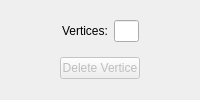
            <widget class="QWidget" name="page_13">
             <layout class="QVBoxLayout" name="verticalLayout_23">
              <item>
               <layout class="QHBoxLayout" name="horizontalLayout_24">
                <item>
                 <spacer name="horizontalSpacer_49">
                  <property name="orientation">
                   <enum>Qt::Horizontal</enum>
                  </property>
                  <property name="sizeHint" stdset="0">
                   <size>
                    <width>40</width>
                    <height>20</height>
                   </size>
                  </property>
                 </spacer>
                </item>
                <item>
                 <widget class="QLabel" name="label_86">
                  <property name="text">
                   <string>Vertices:</string>
                  </property>
                 </widget>
                </item>
                <item>
                 <widget class="QLineEdit" name="lineEditVertices">
                  <property name="maximumSize">
                   <size>
                    <width>25</width>
                    <height>16777215</height>
                   </size>
                  </property>
                  <property name="text">
                   <string/>
                  </property>
                  <property name="readOnly">
                   <bool>true</bool>
                  </property>
                 </widget>
                </item>
                <item>
                 <spacer name="horizontalSpacer_48">
                  <property name="orientation">
                   <enum>Qt::Horizontal</enum>
                  </property>
                  <property name="sizeHint" stdset="0">
                   <size>
                    <width>40</width>
                    <height>20</height>
                   </size>
                  </property>
                 </spacer>
                </item>
               </layout>
              </item>
              <item>
               <layout class="QHBoxLayout" name="horizontalLayout_25">
                <item>
                 <spacer name="horizontalSpacer_51">
                  <property name="orientation">
                   <enum>Qt::Horizontal</enum>
                  </property>
                  <property name="sizeHint" stdset="0">
                   <size>
                    <width>40</width>
                    <height>20</height>
                   </size>
                  </property>
                 </spacer>
                </item>
                <item>
                 <widget class="QPushButton" name="pushButtonDelVertice">
                  <property name="enabled">
                   <bool>false</bool>
                  </property>
                  <property name="maximumSize">
                   <size>
                    <width>80</width>
                    <height>16777215</height>
                   </size>
                  </property>
                  <property name="text">
                   <string>Delete Vertice</string>
                  </property>
                 </widget>
                </item>
                <item>
                 <spacer name="horizontalSpacer_50">
                  <property name="orientation">
                   <enum>Qt::Horizontal</enum>
                  </property>
                  <property name="sizeHint" stdset="0">
                   <size>
                    <width>40</width>
                    <height>20</height>
                   </size>
                  </property>
                 </spacer>
                </item>
               </layout>
              </item>
             </layout>
            </widget>
